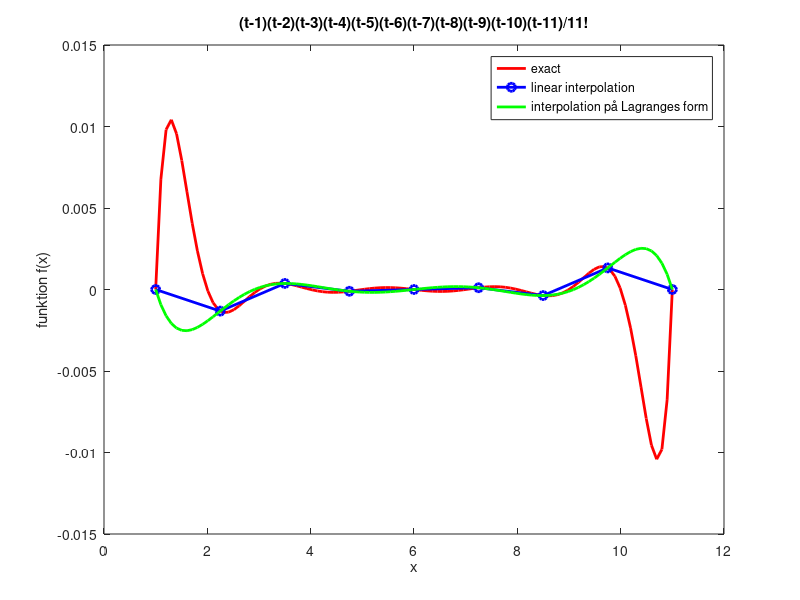
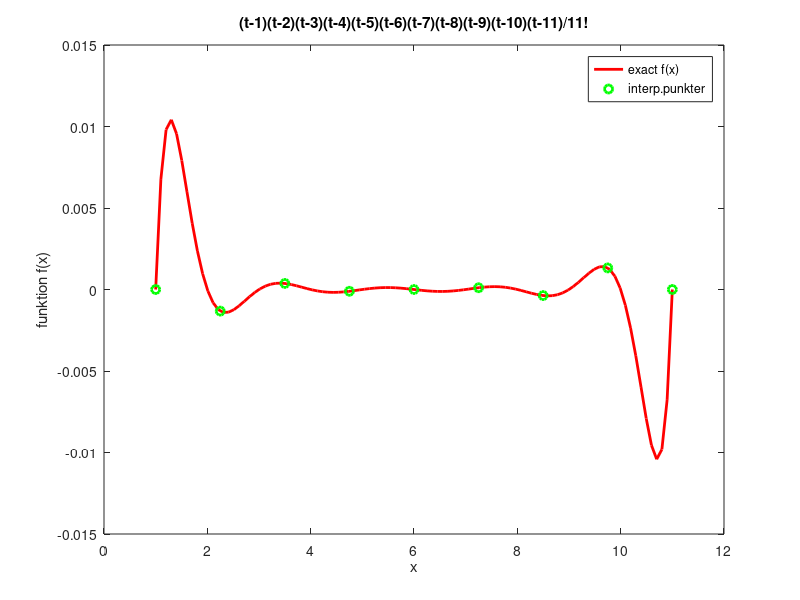
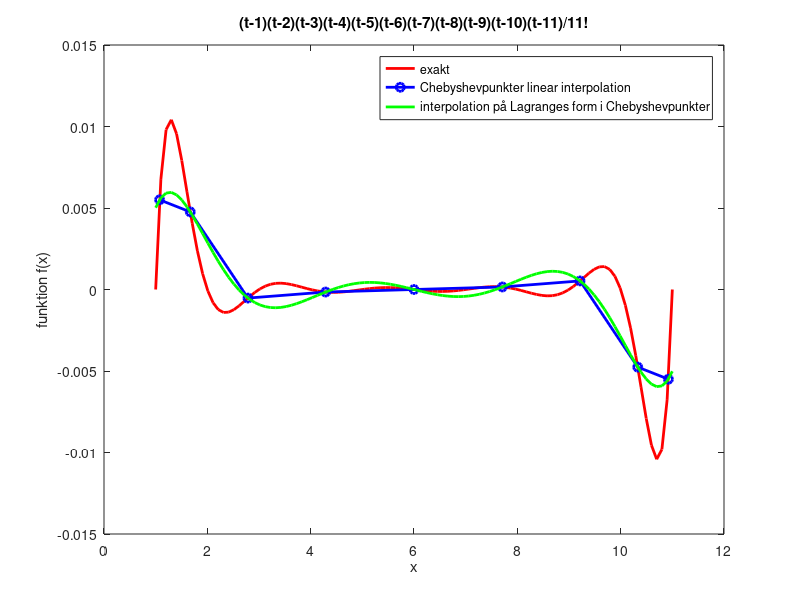
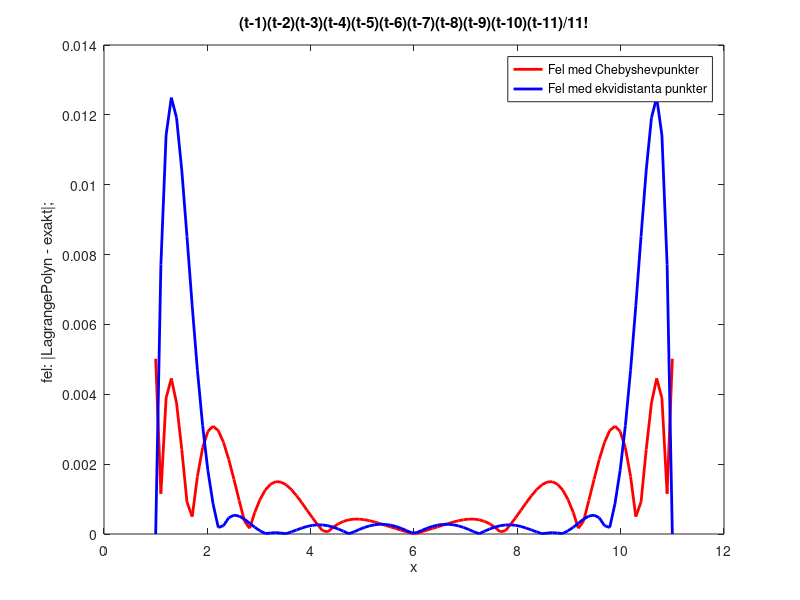

The MATLAB source for these figures, in order:
close all;


fun = @(x)((x-1)*(x-2)*(x-3)*(x-4)*(x-5)*(x-6)*(x-7)*(x-8)*(x-9)*(x-10)*(x-11))/(1*2*3*4*5*6*7*8*9*10*11);

% definition av interpolation intervalet [n,p]

n= 1.0;
p= 11.0

fun_exact = 0;
fun_val = 0;

% vi vill interpolera i 9 punkter
N = 9;
 x = linspace(n, p, N);
4

x_exact = linspace(n, p);




% beräknar y_k = func_val(x(i)) för interpolation
for i = 1:N
	  func_val(i) =fun(x(i));
l(i) = 1;
l_nom(i) = 1;
l_denom(i)=1;
end

			 

for i = 1:size(x_exact,2)
	  func_exact(i) =fun(x_exact(i));



Lagrange_pol_nom1(i) =    (x_exact(i) -x(2))*(x_exact(i)-x(3))*(x_exact(i)-x(4))*(x_exact(i)-x(5))*(x_exact(i)-x(6))*(x_exact(i)-x(7))*(x_exact(i)-x(8))*(x_exact(i)-x(9));

Lagrange_pol_denom1(i) = (x(1)- x(2))*(x(1)-x(3))*(x(1)-x(4))*(x(1)-x(5))*(x(1)-x(6))*(x(1)-x(7))*(x(1)-x(8))*(x(1)-x(9));

Lagrange_pol1(i) = fun(x(1))*(Lagrange_pol_nom1(i)/Lagrange_pol_denom1(i));


Lagrange_pol_nom2(i) =    (x_exact(i) -x(1))*(x_exact(i)-x(3))*(x_exact(i)-x(4))*(x_exact(i)-x(5))*(x_exact(i)-x(6))*(x_exact(i)-x(7))*(x_exact(i)-x(8))*(x_exact(i)-x(9));

Lagrange_pol_denom2(i) =  (x(2)- x(1))*(x(2)-x(3))*(x(2)-x(4))*(x(2)-x(5))*(x(2)-x(6))*(x(2)-x(7))*(x(2)-x(8))*(x(2)-x(9));

Lagrange_pol2(i) = fun(x(2))*(Lagrange_pol_nom2(i)/Lagrange_pol_denom2(i));



Lagrange_pol_nom3(i) =  (x_exact(i) -x(1))*(x_exact(i)-x(2))*(x_exact(i)-x(4))*(x_exact(i)-x(5))*(x_exact(i)-x(6))*(x_exact(i)-x(7))*(x_exact(i)-x(8))*(x_exact(i)-x(9));

Lagrange_pol_denom3(i) = (x(3)- x(1))*(x(3)-x(2))*(x(3)-x(4))*(x(3)-x(5))*(x(3)-x(6))*(x(3)-x(7))*(x(3)-x(8))*(x(3)-x(9));

Lagrange_pol3(i) = fun(x(3))*(Lagrange_pol_nom3(i)/Lagrange_pol_denom3(i));


Lagrange_pol_nom4(i) =  (x_exact(i) -x(1))*(x_exact(i)-x(2))*(x_exact(i)-x(3))*(x_exact(i)-x(5))*(x_exact(i)-x(6))*(x_exact(i)-x(7))*(x_exact(i)-x(8))*(x_exact(i)-x(9));

Lagrange_pol_denom4(i) = (x(4)- x(1))*(x(4)-x(2))*(x(4)-x(3))*(x(4)-x(5))*(x(4)-x(6))*(x(4)-x(7))*(x(4)-x(8))*(x(4)-x(9));

Lagrange_pol4(i) = fun(x(4))*(Lagrange_pol_nom4(i)/Lagrange_pol_denom4(i));



Lagrange_pol_nom5(i) =  (x_exact(i) -x(1))*(x_exact(i)-x(2))*(x_exact(i)-x(3))*(x_exact(i)-x(4))*(x_exact(i)-x(6))*(x_exact(i)-x(7))*(x_exact(i)-x(8))*(x_exact(i)-x(9));

Lagrange_pol_denom5(i) = (x(5)- x(1))*(x(5)-x(2))*(x(5)-x(3))*(x(5)-x(4))*(x(5)-x(6))*(x(5)-x(7))*(x(5)-x(8))*(x(5)-x(9));

Lagrange_pol5(i) = fun(x(5))*(Lagrange_pol_nom5(i)/Lagrange_pol_denom5(i));



Lagrange_pol_nom6(i) =  (x_exact(i) -x(1))*(x_exact(i)-x(2))*(x_exact(i)-x(3))*(x_exact(i)-x(4))*(x_exact(i)-x(5))*(x_exact(i)-x(7))*(x_exact(i)-x(8))*(x_exact(i)-x(9));

Lagrange_pol_denom6(i) = (x(6)- x(1))*(x(6)-x(2))*(x(6)-x(3))*(x(6)-x(4))*(x(6)-x(5))*(x(6)-x(7))*(x(6)-x(8))*(x(6)-x(9));

Lagrange_pol6(i) = fun(x(6))*(Lagrange_pol_nom6(i)/Lagrange_pol_denom6(i));


Lagrange_pol_nom7(i) =  (x_exact(i) -x(1))*(x_exact(i)-x(2))*(x_exact(i)-x(3))*(x_exact(i)-x(4))*(x_exact(i)-x(5))*(x_exact(i)-x(6))*(x_exact(i)-x(8))*(x_exact(i)-x(9));
Lagrange_pol_denom7(i) = (x(7)- x(1))*(x(7)-x(2))*(x(7)-x(3))*(x(7)-x(4))*(x(7)-x(5))*(x(7)-x(6))*(x(7)-x(8))*(x(7)-x(9));
Lagrange_pol7(i) = fun(x(7))*(Lagrange_pol_nom7(i)/Lagrange_pol_denom7(i));


Lagrange_pol_nom8(i) =  (x_exact(i) -x(1))*(x_exact(i)-x(2))*(x_exact(i)-x(3))*(x_exact(i)-x(4))*(x_exact(i)-x(5))*(x_exact(i)-x(6))*(x_exact(i)-x(7))*(x_exact(i)-x(9));

Lagrange_pol_denom8(i) = (x(8)- x(1))*(x(8)-x(2))*(x(8)-x(3))*(x(8)-x(4))*(x(8)-x(5))*(x(8)-x(6))*(x(8)-x(7))*(x(8)-x(9));

Lagrange_pol8(i) = fun(x(8))*(Lagrange_pol_nom8(i)/Lagrange_pol_denom8(i));


Lagrange_pol_nom9(i) =  (x_exact(i) -x(1))*(x_exact(i)-x(2))*(x_exact(i)-x(3))*(x_exact(i)-x(4))*(x_exact(i)-x(5))*(x_exact(i)-x(6))*(x_exact(i)-x(7))*(x_exact(i)-x(8));

Lagrange_pol_denom9(i) = (x(9)- x(1))*(x(9)-x(2))*(x(9)-x(3))*(x(9)-x(4))*(x(9)-x(5))*(x(9)-x(6))*(x(9)-x(7))*(x(9)-x(8));

Lagrange_pol9(i) = fun(x(9))*(Lagrange_pol_nom9(i)/Lagrange_pol_denom9(i));

Lagrange_pol(i) = Lagrange_pol1(i)+Lagrange_pol2(i)+Lagrange_pol3(i)+Lagrange_pol4(i)+Lagrange_pol5(i)+Lagrange_pol6(i)+Lagrange_pol7(i)+Lagrange_pol8(i)+Lagrange_pol9(i);


fellog(i) = log10(abs(Lagrange_pol(i) - func_exact(i)));
fel(i) = abs(Lagrange_pol(i) - func_exact(i));

end


	
figure

plot(x_exact,func_exact, ' r-',  'LineWidth',2)
 hold on
  
plot(x,  func_val,'o b-',  'LineWidth',2)


plot(x_exact,Lagrange_pol, ' g -',  'LineWidth',2)


  
  xlabel('x')
  ylabel('funktion f(x)')
  legend('exact','linear interpolation','interpolation på Lagranges form');
title('(t-1)(t-2)(t-3)(t-4)(t-5)(t-6)(t-7)(t-8)(t-9)(t-10)(t-11)/11!');

% ******************** plot för föreläsningar


figure

plot(x_exact,func_exact, ' r-',  'LineWidth',2)
 hold on
  
plot(x,  func_val,'o g',  'LineWidth',2)


  xlabel('x')
  ylabel('funktion f(x)')

legend('exact f(x)','interp.punkter');

title('(t-1)(t-2)(t-3)(t-4)(t-5)(t-6)(t-7)(t-8)(t-9)(t-10)(t-11)/11!');
% interpolation i Chebyshevpunkterna

for k = 1:N	  
	  % cheb(k) = ((p-n)/2.0)*(-1.0 + (k-1)*(2.0/(N-1))) + (n+p)/2;
cheb(k)  = -((p-n)/2.0)*cos(((2.0*k-1)*pi)/(2.0*N))+ (n+p)/2.0;

				 x(k) = cheb(k);
                                 func_cheb(k) = fun(x(k));
				 end
				 

for i = 1:size(x_exact,2)
	  func_exact(i) =fun(x_exact(i));



Lagrange_pol_nom1(i) =    (x_exact(i) -x(2))*(x_exact(i)-x(3))*(x_exact(i)-x(4))*(x_exact(i)-x(5))*(x_exact(i)-x(6))*(x_exact(i)-x(7))*(x_exact(i)-x(8))*(x_exact(i)-x(9));

Lagrange_pol_denom1(i) = (x(1)- x(2))*(x(1)-x(3))*(x(1)-x(4))*(x(1)-x(5))*(x(1)-x(6))*(x(1)-x(7))*(x(1)-x(8))*(x(1)-x(9));

Lagrange_pol1(i) = fun(x(1))*(Lagrange_pol_nom1(i)/Lagrange_pol_denom1(i));


Lagrange_pol_nom2(i) =    (x_exact(i) -x(1))*(x_exact(i)-x(3))*(x_exact(i)-x(4))*(x_exact(i)-x(5))*(x_exact(i)-x(6))*(x_exact(i)-x(7))*(x_exact(i)-x(8))*(x_exact(i)-x(9));

Lagrange_pol_denom2(i) =  (x(2)- x(1))*(x(2)-x(3))*(x(2)-x(4))*(x(2)-x(5))*(x(2)-x(6))*(x(2)-x(7))*(x(2)-x(8))*(x(2)-x(9));

Lagrange_pol2(i) = fun(x(2))*(Lagrange_pol_nom2(i)/Lagrange_pol_denom2(i));



Lagrange_pol_nom3(i) =  (x_exact(i) -x(1))*(x_exact(i)-x(2))*(x_exact(i)-x(4))*(x_exact(i)-x(5))*(x_exact(i)-x(6))*(x_exact(i)-x(7))*(x_exact(i)-x(8))*(x_exact(i)-x(9));

Lagrange_pol_denom3(i) = (x(3)- x(1))*(x(3)-x(2))*(x(3)-x(4))*(x(3)-x(5))*(x(3)-x(6))*(x(3)-x(7))*(x(3)-x(8))*(x(3)-x(9));

Lagrange_pol3(i) = fun(x(3))*(Lagrange_pol_nom3(i)/Lagrange_pol_denom3(i));


Lagrange_pol_nom4(i) =  (x_exact(i) -x(1))*(x_exact(i)-x(2))*(x_exact(i)-x(3))*(x_exact(i)-x(5))*(x_exact(i)-x(6))*(x_exact(i)-x(7))*(x_exact(i)-x(8))*(x_exact(i)-x(9));

Lagrange_pol_denom4(i) = (x(4)- x(1))*(x(4)-x(2))*(x(4)-x(3))*(x(4)-x(5))*(x(4)-x(6))*(x(4)-x(7))*(x(4)-x(8))*(x(4)-x(9));

Lagrange_pol4(i) = fun(x(4))*(Lagrange_pol_nom4(i)/Lagrange_pol_denom4(i));



Lagrange_pol_nom5(i) =  (x_exact(i) -x(1))*(x_exact(i)-x(2))*(x_exact(i)-x(3))*(x_exact(i)-x(4))*(x_exact(i)-x(6))*(x_exact(i)-x(7))*(x_exact(i)-x(8))*(x_exact(i)-x(9));

Lagrange_pol_denom5(i) = (x(5)- x(1))*(x(5)-x(2))*(x(5)-x(3))*(x(5)-x(4))*(x(5)-x(6))*(x(5)-x(7))*(x(5)-x(8))*(x(5)-x(9));

Lagrange_pol5(i) = fun(x(5))*(Lagrange_pol_nom5(i)/Lagrange_pol_denom5(i));



Lagrange_pol_nom6(i) =  (x_exact(i) -x(1))*(x_exact(i)-x(2))*(x_exact(i)-x(3))*(x_exact(i)-x(4))*(x_exact(i)-x(5))*(x_exact(i)-x(7))*(x_exact(i)-x(8))*(x_exact(i)-x(9));

Lagrange_pol_denom6(i) = (x(6)- x(1))*(x(6)-x(2))*(x(6)-x(3))*(x(6)-x(4))*(x(6)-x(5))*(x(6)-x(7))*(x(6)-x(8))*(x(6)-x(9));

Lagrange_pol6(i) = fun(x(6))*(Lagrange_pol_nom6(i)/Lagrange_pol_denom6(i));


Lagrange_pol_nom7(i) =  (x_exact(i) -x(1))*(x_exact(i)-x(2))*(x_exact(i)-x(3))*(x_exact(i)-x(4))*(x_exact(i)-x(5))*(x_exact(i)-x(6))*(x_exact(i)-x(8))*(x_exact(i)-x(9));
Lagrange_pol_denom7(i) = (x(7)- x(1))*(x(7)-x(2))*(x(7)-x(3))*(x(7)-x(4))*(x(7)-x(5))*(x(7)-x(6))*(x(7)-x(8))*(x(7)-x(9));
Lagrange_pol7(i) = fun(x(7))*(Lagrange_pol_nom7(i)/Lagrange_pol_denom7(i));


Lagrange_pol_nom8(i) =  (x_exact(i) -x(1))*(x_exact(i)-x(2))*(x_exact(i)-x(3))*(x_exact(i)-x(4))*(x_exact(i)-x(5))*(x_exact(i)-x(6))*(x_exact(i)-x(7))*(x_exact(i)-x(9));

Lagrange_pol_denom8(i) = (x(8)- x(1))*(x(8)-x(2))*(x(8)-x(3))*(x(8)-x(4))*(x(8)-x(5))*(x(8)-x(6))*(x(8)-x(7))*(x(8)-x(9));

Lagrange_pol8(i) = fun(x(8))*(Lagrange_pol_nom8(i)/Lagrange_pol_denom8(i));


Lagrange_pol_nom9(i) =  (x_exact(i) -x(1))*(x_exact(i)-x(2))*(x_exact(i)-x(3))*(x_exact(i)-x(4))*(x_exact(i)-x(5))*(x_exact(i)-x(6))*(x_exact(i)-x(7))*(x_exact(i)-x(8));

Lagrange_pol_denom9(i) = (x(9)- x(1))*(x(9)-x(2))*(x(9)-x(3))*(x(9)-x(4))*(x(9)-x(5))*(x(9)-x(6))*(x(9)-x(7))*(x(9)-x(8));

Lagrange_pol9(i) = fun(x(9))*(Lagrange_pol_nom9(i)/Lagrange_pol_denom9(i));

Lagrange_pol(i) = Lagrange_pol1(i)+Lagrange_pol2(i)+Lagrange_pol3(i)+Lagrange_pol4(i)+Lagrange_pol5(i)+Lagrange_pol6(i)+Lagrange_pol7(i)+Lagrange_pol8(i)+Lagrange_pol9(i);


fellog_cheb(i) = log10(abs(Lagrange_pol(i) - func_exact(i)));
fel_cheb(i) = abs(Lagrange_pol(i) - func_exact(i));
end


figure

plot(x_exact,func_exact, ' r-',  'LineWidth',2)
 hold on
  
plot(x,  func_cheb,'o b-',  'LineWidth',2)


plot(x_exact,Lagrange_pol, ' g -',  'LineWidth',2)


  
  xlabel('x')
  ylabel('funktion f(x)')
  legend('exakt','Chebyshevpunkter linear interpolation','interpolation på Lagranges form i Chebyshevpunkter');
 % title(['x(1)=',num2str(x(1)),', x(2)= ',num2str(x(2))])
%title('(t-1)(t-2)(t-3)(t-4)/4!');

title('(t-1)(t-2)(t-3)(t-4)(t-5)(t-6)(t-7)(t-8)(t-9)(t-10)(t-11)/11!');	
figure

 plot(x_exact,fel_cheb, ' r -',  'LineWidth',2);


hold on

 plot(x_exact,fel, ' b -',  'LineWidth',2);
 xlabel('x')
  ylabel('fel: |LagrangePolyn - exakt|; ')
  legend('Fel med Chebyshevpunkter','Fel med ekvidistanta punkter');

%title('(t-1)(t-2)(t-3)(t-4)/4!');
 title('(t-1)(t-2)(t-3)(t-4)(t-5)(t-6)(t-7)(t-8)(t-9)(t-10)(t-11)/11!');

figure

 plot(x_exact,fellog_cheb, ' r -',  'LineWidth',2);


hold on

 plot(x_exact,fellog, ' b -',  'LineWidth',2);
 xlabel('x')
  ylabel('fel: log10|LagrangePolyn - exakt|; ')
  legend('Log10-fel med Chebyshevpunkter','Log10-fel med ekvidistanta punkter');
